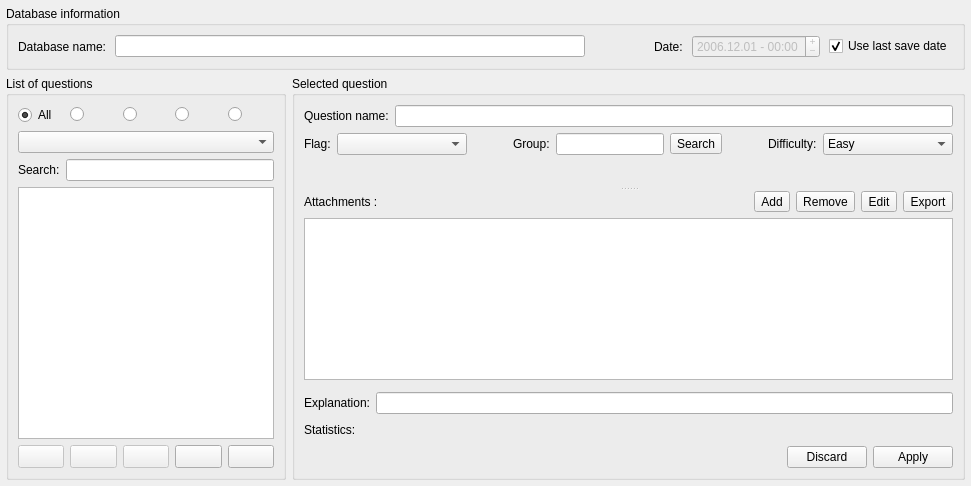
      <widget class="QWidget" name="mainPage">
       <layout class="QVBoxLayout">
        <property name="margin">
         <number>6</number>
        </property>
        <item>
         <widget class="QGroupBox" name="DBIGroupBox">
          <property name="title">
           <string>Database information</string>
          </property>
          <layout class="QHBoxLayout">
           <property name="spacing">
            <number>9</number>
           </property>
           <item>
            <widget class="QLabel" name="DBIDatabaseNameLabel">
             <property name="text">
              <string>Database name:</string>
             </property>
            </widget>
           </item>
           <item>
            <widget class="QLineEdit" name="DBIDatabaseNameLineEdit">
             <property name="statusTip">
              <string>Database name</string>
             </property>
            </widget>
           </item>
           <item>
            <spacer>
             <property name="orientation">
              <enum>Qt::Horizontal</enum>
             </property>
             <property name="sizeType">
              <enum>QSizePolicy::Fixed</enum>
             </property>
             <property name="sizeHint" stdset="0">
              <size>
               <width>60</width>
               <height>10</height>
              </size>
             </property>
            </spacer>
           </item>
           <item>
            <widget class="QLabel" name="DBIDateLabel">
             <property name="text">
              <string>Date:</string>
             </property>
            </widget>
           </item>
           <item>
            <widget class="QDateEdit" name="DBIDateEdit">
             <property name="enabled">
              <bool>false</bool>
             </property>
             <property name="statusTip">
              <string>Database date</string>
             </property>
             <property name="buttonSymbols">
              <enum>QAbstractSpinBox::PlusMinus</enum>
             </property>
             <property name="dateTime">
              <datetime>
               <hour>0</hour>
               <minute>0</minute>
               <second>0</second>
               <year>2006</year>
               <month>12</month>
               <day>1</day>
              </datetime>
             </property>
             <property name="displayFormat">
              <string>yyyy.MM.dd - hh:mm</string>
             </property>
             <property name="date">
              <date>
               <year>2006</year>
               <month>12</month>
               <day>1</day>
              </date>
             </property>
            </widget>
           </item>
           <item>
            <widget class="QCheckBox" name="DBIUseLastSaveDateCheckBox">
             <property name="statusTip">
              <string>Use last save date</string>
             </property>
             <property name="text">
              <string>Use last save date</string>
             </property>
             <property name="checked">
              <bool>true</bool>
             </property>
            </widget>
           </item>
          </layout>
         </widget>
        </item>
        <item>
         <layout class="QHBoxLayout">
          <item>
           <widget class="QGroupBox" name="LQGroupBox">
            <property name="sizePolicy">
             <sizepolicy hsizetype="Maximum" vsizetype="MinimumExpanding">
              <horstretch>0</horstretch>
              <verstretch>0</verstretch>
             </sizepolicy>
            </property>
            <property name="title">
             <string>List of questions</string>
            </property>
            <layout class="QVBoxLayout">
             <item>
              <layout class="QHBoxLayout">
               <property name="spacing">
                <number>6</number>
               </property>
               <item>
                <widget class="QRadioButton" name="LQAllRadioButton">
                 <property name="statusTip">
                  <string>Show all questions</string>
                 </property>
                 <property name="text">
                  <string>All</string>
                 </property>
                 <property name="checked">
                  <bool>true</bool>
                 </property>
                </widget>
               </item>
               <item>
                <widget class="QRadioButton" name="LQEasyRadioButton">
                 <property name="statusTip">
                  <string>Show easy questions only</string>
                 </property>
                 <property name="text">
                  <string/>
                 </property>
                 <property name="icon">
                  <iconset resource="resources.qrc">
                   <normaloff>:/images/images/easy.png</normaloff>:/images/images/easy.png</iconset>
                 </property>
                 <property name="iconSize">
                  <size>
                   <width>16</width>
                   <height>16</height>
                  </size>
                 </property>
                </widget>
               </item>
               <item>
                <widget class="QRadioButton" name="LQMediumRadioButton">
                 <property name="statusTip">
                  <string>Show questions with medium difficulty only</string>
                 </property>
                 <property name="text">
                  <string/>
                 </property>
                 <property name="icon">
                  <iconset resource="resources.qrc">
                   <normaloff>:/images/images/medium.png</normaloff>:/images/images/medium.png</iconset>
                 </property>
                 <property name="iconSize">
                  <size>
                   <width>16</width>
                   <height>16</height>
                  </size>
                 </property>
                </widget>
               </item>
               <item>
                <widget class="QRadioButton" name="LQDifficultRadioButton">
                 <property name="statusTip">
                  <string>Show difficult questions only</string>
                 </property>
                 <property name="text">
                  <string/>
                 </property>
                 <property name="icon">
                  <iconset resource="resources.qrc">
                   <normaloff>:/images/images/difficult.png</normaloff>:/images/images/difficult.png</iconset>
                 </property>
                 <property name="iconSize">
                  <size>
                   <width>16</width>
                   <height>16</height>
                  </size>
                 </property>
                </widget>
               </item>
               <item>
                <widget class="QRadioButton" name="LQFlagRadioButton">
                 <property name="statusTip">
                  <string>Show questions with the selected flag only</string>
                 </property>
                 <property name="text">
                  <string/>
                 </property>
                 <property name="icon">
                  <iconset resource="resources.qrc">
                   <normaloff>:/images/images/flag.png</normaloff>:/images/images/flag.png</iconset>
                 </property>
                 <property name="iconSize">
                  <size>
                   <width>16</width>
                   <height>16</height>
                  </size>
                 </property>
                </widget>
               </item>
              </layout>
             </item>
             <item>
              <widget class="QComboBox" name="LQFlagComboBox">
               <property name="statusTip">
                <string>Select the flag to filter the list below</string>
               </property>
              </widget>
             </item>
             <item>
              <layout class="QHBoxLayout">
               <property name="spacing">
                <number>6</number>
               </property>
               <item>
                <widget class="QLabel" name="label_search">
                 <property name="text">
                  <string>Search:</string>
                 </property>
                </widget>
               </item>
               <item>
                <widget class="ExtendedLineEdit" name="LQSearchLineEdit">
                 <property name="statusTip">
                  <string>Type a keyword to filter the list below</string>
                 </property>
                </widget>
               </item>
              </layout>
             </item>
             <item>
              <widget class="QListWidget" name="LQListWidget">
               <property name="statusTip">
                <string>Select a question to edit</string>
               </property>
              </widget>
             </item>
             <item>
              <layout class="QHBoxLayout">
               <property name="spacing">
                <number>6</number>
               </property>
               <item>
                <widget class="QToolButton" name="tbtnAddQuestion">
                 <property name="enabled">
                  <bool>false</bool>
                 </property>
                 <property name="sizePolicy">
                  <sizepolicy hsizetype="Preferred" vsizetype="Fixed">
                   <horstretch>0</horstretch>
                   <verstretch>0</verstretch>
                  </sizepolicy>
                 </property>
                 <property name="statusTip">
                  <string>Add a question</string>
                 </property>
                 <property name="icon">
                  <iconset resource="resources.qrc">
                   <normaloff>:/images/images/filenew.png</normaloff>:/images/images/filenew.png</iconset>
                 </property>
                 <property name="iconSize">
                  <size>
                   <width>16</width>
                   <height>16</height>
                  </size>
                 </property>
                </widget>
               </item>
               <item>
                <widget class="QToolButton" name="tbtnDuplicateQuestion">
                 <property name="enabled">
                  <bool>false</bool>
                 </property>
                 <property name="sizePolicy">
                  <sizepolicy hsizetype="Preferred" vsizetype="Fixed">
                   <horstretch>0</horstretch>
                   <verstretch>0</verstretch>
                  </sizepolicy>
                 </property>
                 <property name="statusTip">
                  <string>Duplicate the selected question</string>
                 </property>
                 <property name="icon">
                  <iconset resource="resources.qrc">
                   <normaloff>:/images/images/editcopy.png</normaloff>:/images/images/editcopy.png</iconset>
                 </property>
                 <property name="iconSize">
                  <size>
                   <width>16</width>
                   <height>16</height>
                  </size>
                 </property>
                </widget>
               </item>
               <item>
                <widget class="QToolButton" name="tbtnDeleteQuestion">
                 <property name="enabled">
                  <bool>false</bool>
                 </property>
                 <property name="sizePolicy">
                  <sizepolicy hsizetype="Preferred" vsizetype="Fixed">
                   <horstretch>0</horstretch>
                   <verstretch>0</verstretch>
                  </sizepolicy>
                 </property>
                 <property name="statusTip">
                  <string>Delete the selected question</string>
                 </property>
                 <property name="icon">
                  <iconset resource="resources.qrc">
                   <normaloff>:/images/images/editdelete.png</normaloff>:/images/images/editdelete.png</iconset>
                 </property>
                 <property name="iconSize">
                  <size>
                   <width>16</width>
                   <height>16</height>
                  </size>
                 </property>
                </widget>
               </item>
               <item>
                <widget class="QToolButton" name="tbtnMoveUp">
                 <property name="sizePolicy">
                  <sizepolicy hsizetype="Preferred" vsizetype="Fixed">
                   <horstretch>0</horstretch>
                   <verstretch>0</verstretch>
                  </sizepolicy>
                 </property>
                 <property name="statusTip">
                  <string>Move the selected question up</string>
                 </property>
                 <property name="icon">
                  <iconset resource="resources.qrc">
                   <normaloff>:/images/images/up.png</normaloff>:/images/images/up.png</iconset>
                 </property>
                 <property name="iconSize">
                  <size>
                   <width>16</width>
                   <height>16</height>
                  </size>
                 </property>
                </widget>
               </item>
               <item>
                <widget class="QToolButton" name="tbtnMoveDown">
                 <property name="sizePolicy">
                  <sizepolicy hsizetype="Preferred" vsizetype="Fixed">
                   <horstretch>0</horstretch>
                   <verstretch>0</verstretch>
                  </sizepolicy>
                 </property>
                 <property name="statusTip">
                  <string>Move the selected question down</string>
                 </property>
                 <property name="icon">
                  <iconset resource="resources.qrc">
                   <normaloff>:/images/images/down.png</normaloff>:/images/images/down.png</iconset>
                 </property>
                 <property name="iconSize">
                  <size>
                   <width>16</width>
                   <height>16</height>
                  </size>
                 </property>
                </widget>
               </item>
              </layout>
             </item>
            </layout>
           </widget>
          </item>
          <item>
           <widget class="QGroupBox" name="SQGroupBox">
            <property name="sizePolicy">
             <sizepolicy hsizetype="Preferred" vsizetype="MinimumExpanding">
              <horstretch>0</horstretch>
              <verstretch>0</verstretch>
             </sizepolicy>
            </property>
            <property name="minimumSize">
             <size>
              <width>401</width>
              <height>379</height>
             </size>
            </property>
            <property name="title">
             <string>Selected question</string>
            </property>
            <layout class="QVBoxLayout" name="verticalLayout_2">
             <item>
              <layout class="QHBoxLayout">
               <item>
                <widget class="QLabel" name="SQQuestionNameLabel">
                 <property name="text">
                  <string>Question name:</string>
                 </property>
                </widget>
               </item>
               <item>
                <widget class="QLineEdit" name="SQQuestionNameLineEdit">
                 <property name="statusTip">
                  <string>Name of the selected question</string>
                 </property>
                </widget>
               </item>
              </layout>
             </item>
             <item>
              <layout class="QHBoxLayout">
               <item>
                <widget class="QLabel" name="SQFlagLabel">
                 <property name="text">
                  <string>Flag:</string>
                 </property>
                </widget>
               </item>
               <item>
                <widget class="QComboBox" name="SQFlagComboBox">
                 <property name="minimumSize">
                  <size>
                   <width>130</width>
                   <height>0</height>
                  </size>
                 </property>
                 <property name="statusTip">
                  <string>Flag of the selected question</string>
                 </property>
                </widget>
               </item>
               <item>
                <spacer>
                 <property name="orientation">
                  <enum>Qt::Horizontal</enum>
                 </property>
                 <property name="sizeHint" stdset="0">
                  <size>
                   <width>40</width>
                   <height>10</height>
                  </size>
                 </property>
                </spacer>
               </item>
               <item>
                <widget class="QLabel" name="SQGroupLabel">
                 <property name="text">
                  <string>Group:</string>
                 </property>
                </widget>
               </item>
               <item>
                <widget class="QLineEdit" name="SQGroupLineEdit">
                 <property name="statusTip">
                  <string>Group of the selected question</string>
                 </property>
                </widget>
               </item>
               <item>
                <widget class="QToolButton" name="tbtnSearchByGroup">
                 <property name="statusTip">
                  <string>Search the database for other questions in this group</string>
                 </property>
                 <property name="text">
                  <string>Search</string>
                 </property>
                </widget>
               </item>
               <item>
                <spacer>
                 <property name="orientation">
                  <enum>Qt::Horizontal</enum>
                 </property>
                 <property name="sizeHint" stdset="0">
                  <size>
                   <width>40</width>
                   <height>10</height>
                  </size>
                 </property>
                </spacer>
               </item>
               <item>
                <widget class="QLabel" name="SQDifficultyLabel">
                 <property name="text">
                  <string>Difficulty:</string>
                 </property>
                </widget>
               </item>
               <item>
                <widget class="QComboBox" name="SQDifficultyComboBox">
                 <property name="minimumSize">
                  <size>
                   <width>130</width>
                   <height>0</height>
                  </size>
                 </property>
                 <property name="maximumSize">
                  <size>
                   <width>130</width>
                   <height>16777215</height>
                  </size>
                 </property>
                 <property name="statusTip">
                  <string>Difficulty of the selected question</string>
                 </property>
                 <item>
                  <property name="text">
                   <string>Easy</string>
                  </property>
                  <property name="icon">
                   <iconset resource="resources.qrc">
                    <normaloff>:/images/images/easy.png</normaloff>:/images/images/easy.png</iconset>
                  </property>
                 </item>
                 <item>
                  <property name="text">
                   <string>Medium</string>
                  </property>
                  <property name="icon">
                   <iconset resource="resources.qrc">
                    <normaloff>:/images/images/medium.png</normaloff>:/images/images/medium.png</iconset>
                  </property>
                 </item>
                 <item>
                  <property name="text">
                   <string>Difficult</string>
                  </property>
                  <property name="icon">
                   <iconset resource="resources.qrc">
                    <normaloff>:/images/images/difficult.png</normaloff>:/images/images/difficult.png</iconset>
                  </property>
                 </item>
                </widget>
               </item>
              </layout>
             </item>
             <item>
              <widget class="QSplitter" name="SQSplitter">
               <property name="orientation">
                <enum>Qt::Vertical</enum>
               </property>
               <widget class="MTTextEdit" name="SQQuestionTextEdit" native="true"/>
               <widget class="QWidget" name="verticalLayout">
                <layout class="QVBoxLayout">
                 <item>
                  <layout class="QHBoxLayout">
                   <item>
                    <widget class="QLabel" name="SQSVGLabel">
                     <property name="text">
                      <string>Attachments :</string>
                     </property>
                    </widget>
                   </item>
                   <item>
                    <widget class="QToolButton" name="tbtnAddSVG">
                     <property name="toolTip">
                      <string>Add </string>
                     </property>
                     <property name="statusTip">
                      <string>Add an attachment</string>
                     </property>
                     <property name="text">
                      <string>Add</string>
                     </property>
                     <property name="icon">
                      <iconset resource="resources.qrc">
                       <normaloff>:/images/images/list-add.png</normaloff>:/images/images/list-add.png</iconset>
                     </property>
                     <property name="iconSize">
                      <size>
                       <width>16</width>
                       <height>16</height>
                      </size>
                     </property>
                    </widget>
                   </item>
                   <item>
                    <widget class="QToolButton" name="tbtnRemoveSVG">
                     <property name="toolTip">
                      <string>Remove </string>
                     </property>
                     <property name="statusTip">
                      <string>Remove the selected attachment</string>
                     </property>
                     <property name="text">
                      <string>Remove</string>
                     </property>
                     <property name="icon">
                      <iconset resource="resources.qrc">
                       <normaloff>:/images/images/list-remove.png</normaloff>:/images/images/list-remove.png</iconset>
                     </property>
                     <property name="iconSize">
                      <size>
                       <width>16</width>
                       <height>16</height>
                      </size>
                     </property>
                    </widget>
                   </item>
                   <item>
                    <widget class="QToolButton" name="tbtnEditSVG">
                     <property name="toolTip">
                      <string>Edit </string>
                     </property>
                     <property name="statusTip">
                      <string>Edit the selected attachment</string>
                     </property>
                     <property name="text">
                      <string>Edit</string>
                     </property>
                     <property name="icon">
                      <iconset resource="resources.qrc">
                       <normaloff>:/images/images/document-properties.png</normaloff>:/images/images/document-properties.png</iconset>
                     </property>
                     <property name="iconSize">
                      <size>
                       <width>16</width>
                       <height>16</height>
                      </size>
                     </property>
                    </widget>
                   </item>
                   <item>
                    <widget class="QToolButton" name="tbtnExportSVG">
                     <property name="toolTip">
                      <string>Export</string>
                     </property>
                     <property name="statusTip">
                      <string>Export the selected attachment</string>
                     </property>
                     <property name="text">
                      <string>Export</string>
                     </property>
                     <property name="icon">
                      <iconset resource="resources.qrc">
                       <normaloff>:/images/images/document-save.png</normaloff>:/images/images/document-save.png</iconset>
                     </property>
                     <property name="iconSize">
                      <size>
                       <width>16</width>
                       <height>16</height>
                      </size>
                     </property>
                    </widget>
                   </item>
                  </layout>
                 </item>
                 <item>
                  <widget class="QListWidget" name="SQSVGListWidget">
                   <property name="minimumSize">
                    <size>
                     <width>0</width>
                     <height>30</height>
                    </size>
                   </property>
                   <property name="statusTip">
                    <string>Attachments of the selected question</string>
                   </property>
                   <property name="iconSize">
                    <size>
                     <width>64</width>
                     <height>64</height>
                    </size>
                   </property>
                   <property name="resizeMode">
                    <enum>QListView::Adjust</enum>
                   </property>
                   <property name="viewMode">
                    <enum>QListView::IconMode</enum>
                   </property>
                  </widget>
                 </item>
                </layout>
               </widget>
              </widget>
             </item>
             <item>
              <widget class="AnswersEdit" name="SQAnswersEdit" native="true"/>
             </item>
             <item>
              <layout class="QHBoxLayout">
               <item>
                <widget class="QLabel" name="SQExplanationLabel">
                 <property name="text">
                  <string>Explanation:</string>
                 </property>
                </widget>
               </item>
               <item>
                <widget class="QLineEdit" name="SQExplanationLineEdit">
                 <property name="statusTip">
                  <string>A brief explanation of the selected question</string>
                 </property>
                </widget>
               </item>
              </layout>
             </item>
             <item>
              <widget class="QLabel" name="SQStatisticsLabel">
               <property name="minimumSize">
                <size>
                 <width>0</width>
                 <height>20</height>
                </size>
               </property>
               <property name="text">
                <string>Statistics:</string>
               </property>
               <property name="wordWrap">
                <bool>true</bool>
               </property>
              </widget>
             </item>
             <item>
              <widget class="QDialogButtonBox" name="SQButtonBox">
               <property name="orientation">
                <enum>Qt::Horizontal</enum>
               </property>
               <property name="standardButtons">
                <set>QDialogButtonBox::Apply|QDialogButtonBox::Discard</set>
               </property>
              </widget>
             </item>
            </layout>
           </widget>
          </item>
         </layout>
        </item>
       </layout>
      </widget>
